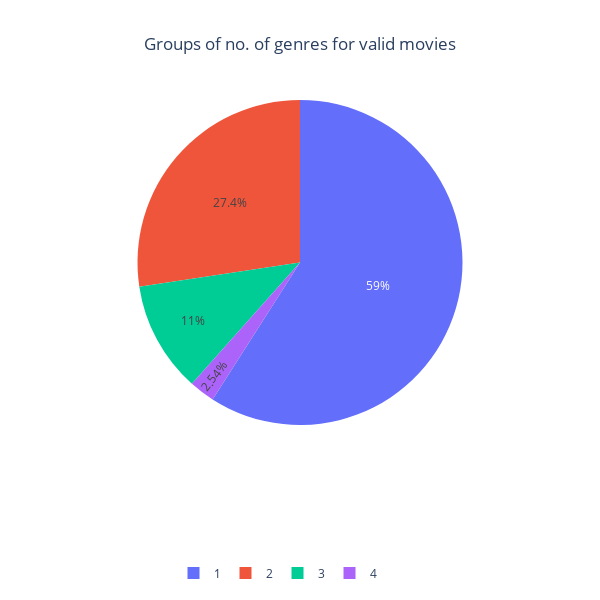

The cell this chart's notebook holds for it:
### Code cell
summed_df = encoded_df.groupby("genre_count", as_index=False).count().iloc[:, :2]
summed_df = summed_df.rename(columns={summed_df.columns[1]: "count"})

valid_genre_counts_count_grouped_pie = px.pie(
    summed_df,
    values=summed_df["count"],
    names=summed_df["genre_count"],
    title="Groups of no. of genres for valid movies",
)
valid_genre_counts_count_grouped_pie.update_layout(title_x=0.5)

valid_genre_counts_count_grouped_pie.update_layout(
    legend=dict(orientation="h", yanchor="bottom", x=0.212525, y=-0.5),
    width=600,
    height=600,
)
valid_genre_counts_count_grouped_pie.show()

### Figure 1 — Plotly figure (JSON) as saved in the notebook; plotly's stock layout.template omitted (floating-point values rounded to 4 significant figures)
{"data": [{"domain": {"x": [0, 1], "y": [0, 1]}, "hovertemplate": "genre_count=%{label}<br>count=%{value}<extra></extra>", "labels": [1, 2, 3, 4], "legendgroup": "", "name": "", "showlegend": true, "type": "pie", "values": [324023, 150246, 60618, 13948]}], "layout": {"height": 600, "legend": {"orientation": "h", "tracegroupgap": 0, "x": 0.2125, "y": -0.5, "yanchor": "bottom"}, "title": {"text": "Groups of no. of genres for valid movies", "x": 0.5}, "width": 600}}
